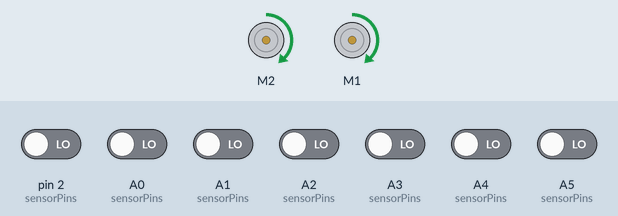
Bench run of a sketch on a simulated Arduino Uno, built with avr-gcc and run on an emulated ATmega328P. Shown: 2 × DC motor (green arrow = forward, orange = backward, longer = faster). Inputs (shaded band) come from the test bench; at power-on: A0 (sensorPins), A1 (sensorPins), A2 (sensorPins), A3 (sensorPins), A4 (sensorPins), A5 (sensorPins), pin 2 (sensorPins) LOW. What the sketch prints to the serial monitor is not drawn.

Above: at 1.2 s.
1.3 s: pin 2 (sensorPins) driven HIGH
At 1.64 s:
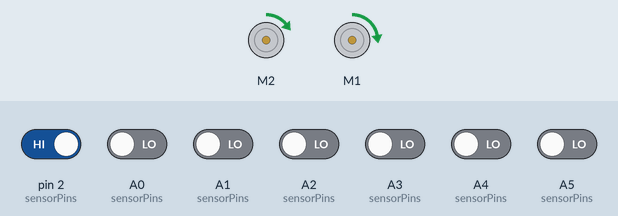
4.3 s: A2 (sensorPins) driven HIGH
5.8 s: A4 (sensorPins) driven HIGH
At 7.0 s:
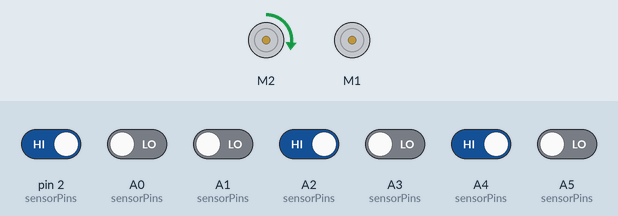
7.3 s: A1 (sensorPins) driven HIGH
At 8.4 s:
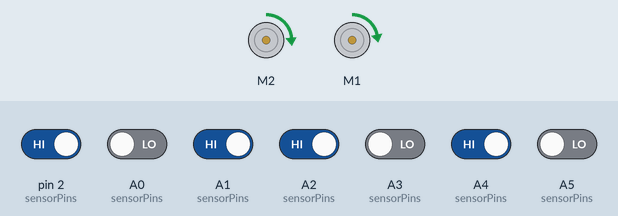
8.8 s: A3 (sensorPins) driven HIGH
At 9.4 s:
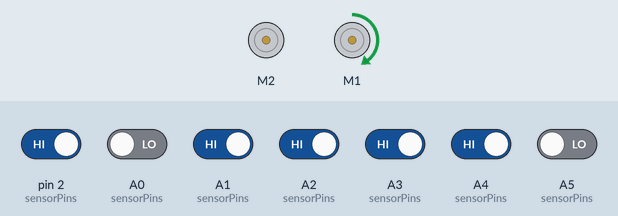
10.3 s: A5 (sensorPins) driven HIGH
At 10.7 s:
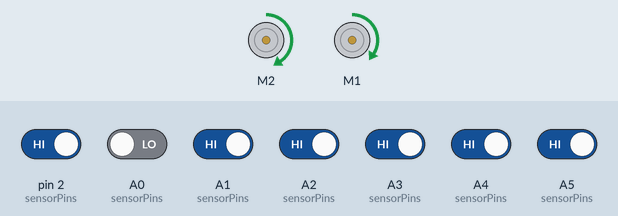
Timing chart, 0 to 12.8 s (numbered marks = the images above; inputs shaded):
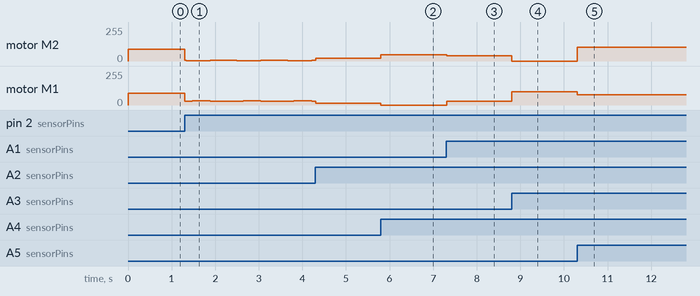

Measured:
- after the input at 5.8 s, motor M2: forward 19/255 → forward 48/255 at once; motor M1: forward 14/255 → stopped at once
- after the input at 7.3 s, motor M2: forward 48/255 → forward 38/255 at once; motor M1: stopped → forward 30/255 at once
- after the input at 8.8 s, motor M2: forward 38/255 → stopped at once; motor M1: forward 30/255 → forward 98/255 at once
- after the input at 10.3 s, motor M2: stopped → forward 102/255 at once; motor M1: forward 98/255 → forward 77/255 at once

The sketch:

Saumil_linefollower.ino
```cpp
#include <AFMotor.h>

// Initialize motors on correct ports
AF_DCMotor motorLeft(2);   // Motor connected to M2
AF_DCMotor motorRight(1);  // Motor connected to M1

// Sensor configuration
#define NUM_SENSORS 7
const int C = A0;
const int R3 = A1;
const int L1 = A2;
const int R2 = A3;
const int L3 = A4;
const int L2 = A5;
const int R1 = 2;

const int sensorPins[NUM_SENSORS] = {L3, L2, L1, C, R1, R2, R3};
int sensorValues[NUM_SENSORS];

// PID Constants (tune these as needed)
float Kp = 0.9;
float Ki = 0.001;
float Kd = 3.5;

// PID Variables
int error, lastError = 0;
int P, I, D, PIDvalue;
int baseSpeed = 200;     // Full power
float speedFactor = 0.45; // Scaling factor for motor speed

// Speed control during turns
float turnSpeedMultiplier = 0.5;  // Slow down for sharper turns

void setup() {
    Serial.begin(115200);

    // Initialize motors and start them
    motorLeft.setSpeed(baseSpeed);
    motorRight.setSpeed(baseSpeed);
    motorLeft.run(FORWARD);
    motorRight.run(FORWARD);

    // Set sensor pins as input
    for (int i = 0; i < NUM_SENSORS; i++) {
        pinMode(sensorPins[i], INPUT);
    }
}

void loop() {
    int position = readSensors();
    error = (NUM_SENSORS - 1) * 500 - position;

    // PID calculations
    P = error;
    I += error;
    D = error - lastError;
    lastError = error;
    PIDvalue = (Kp * P) + (Ki * I) + (Kd * D);

    int leftSpeed = (baseSpeed - PIDvalue) * speedFactor;
    int rightSpeed = (baseSpeed + PIDvalue) * speedFactor;

    // Constrain speeds to valid range
    leftSpeed = constrain(leftSpeed, 0, 255);
    rightSpeed = constrain(rightSpeed, 0, 255);

    Serial.print("Left Speed: ");
    Serial.print(leftSpeed);
    Serial.print(" | Right Speed: ");
    Serial.println(rightSpeed);

    // Sharp Turns Handling: If an outer sensor (active when on the black line, i.e. reading 0)
    if (digitalRead(sensorPins[0]) == 0 || digitalRead(sensorPins[NUM_SENSORS - 1]) == 0) {
        leftSpeed *= turnSpeedMultiplier;
        rightSpeed *= turnSpeedMultiplier;
    }

    // Curves Handling: If the second sensor from either end is active (0)
    if (digitalRead(sensorPins[1]) == 0 || digitalRead(sensorPins[NUM_SENSORS - 2]) == 0) {
        leftSpeed = (leftSpeed * turnSpeedMultiplier) / 1.3;
        rightSpeed = (rightSpeed * turnSpeedMultiplier) / 1.3;
    }

    // Obstacle (Small Bar) Handling: If the center and its adjacent sensors detect the line (0)
    if (sensorValues[3] == 0 && sensorValues[2] == 0 && sensorValues[4] == 0) {
        leftSpeed = baseSpeed * speedFactor;
        rightSpeed = baseSpeed * speedFactor;
    }

    // Apply speeds to motors
    motorLeft.setSpeed(leftSpeed);
    motorRight.setSpeed(rightSpeed);
    motorLeft.run(FORWARD);
    motorRight.run(FORWARD);
}

// Read sensor values and compute weighted position
// Now, a sensor is considered "active" (detecting the black line) when it reads 0.
int readSensors() {
    int weightedSum = 0;
    int activeCount = 0;

    for (int i = 0; i < NUM_SENSORS; i++) {
        sensorValues[i] = digitalRead(sensorPins[i]);
        // If sensor reads 0, it is over black (line detected)
        if (sensorValues[i] == 0) {
            weightedSum += i * 1000;  // Multiply by 1000 to maintain scale
            activeCount++;
        }
    }
    // If no sensor is active, assume a centered line
    return (activeCount == 0) ? ((NUM_SENSORS - 1) * 500) : (weightedSum / activeCount);
}
```
